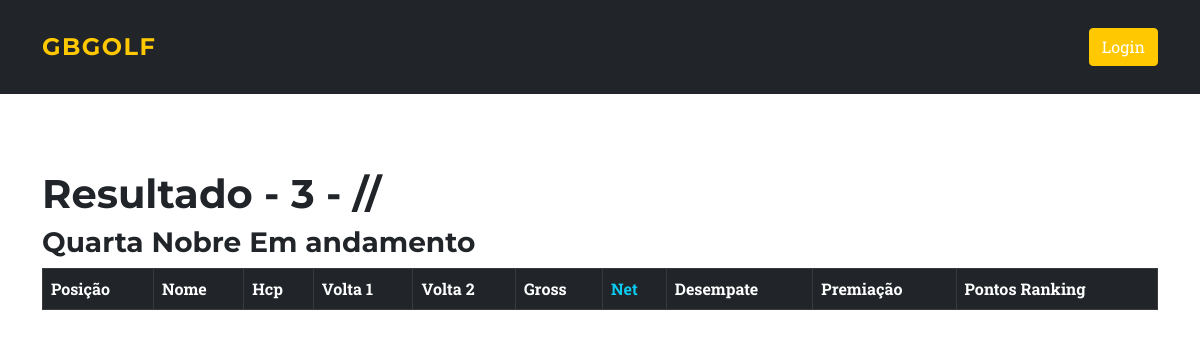
/torneio/apuracao/2/resultado, run on the app's committed database.
### main.py (models this page shows)
class Torneios(db.Model):
    clube_id = db.Column(db.Integer)
    id = db.Column(db.Integer, primary_key=True)
    name = db.Column(db.String(1000))
    date = db.Column(db.String(100))
    date_br = db.Column(db.String(100))
    type = db.Column(db.String(100))
    cat = db.Column(db.String(100))
    tees_saida = db.Column(db.String(100))
    encerrado = db.Column(db.String(100))

### main.py (the view)
@ app.route('/torneio/apuracao/<id>/resultado')
def resultado_apuracao(id):
    t = Torneios.query.filter_by(id=id).first()
    torneio = Torneio_atual.query.filter_by(
        torneio_id=id).order_by(Torneio_atual.total_net, Torneio_atual.v2_net, Torneio_atual.ult_6b_net, Torneio_atual.ult_3b_net, Torneio_atual.ult_b_net).all()
    return render_template('resultado_apuracao.html',
                           title='resultado',
                           t=t, torneio=torneio)

### templates/resultado_apuracao.html (shortened to what this page needs)
{% extends "base.html" %}
{% block content %}
<div class="box_left">
    <div class="jog_cad">
        <h1 style="padding-top:50px">Resultado - {{t.name}} - {{t.date_br}}</h1>
        {% if t.encerrado == "sim" %}
        <h3>{{t.type}} Finalizada</h3>
        {%else%}
        <h3>{{t.type}} Em andamento</h3>
        {%endif%}
        <table class="table table-dark table-bordered ">
            <thead class="thead-dark">
                <tr>
                    <th scope="col">Posição</th>
                    <th scope="col">Nome</th>
                    <th scope="col">Hcp</th>
                    <th scope="col">Volta 1</th>
                    <th scope="col">Volta 2</th>
                    <th scope="col">Gross</th>
                    <th scope="col" class="text-info">Net</th>
                    <th scope="col">Desempate</th>
                    <th scope="col">Premiação</th>
                    <th scope="col">Pontos Ranking</th>
                </tr>
            </thead>
    </div>
</div>
{% endblock %}

### data on the page
Torneios: name "3", date_br "//", type "Quarta Nobre"
